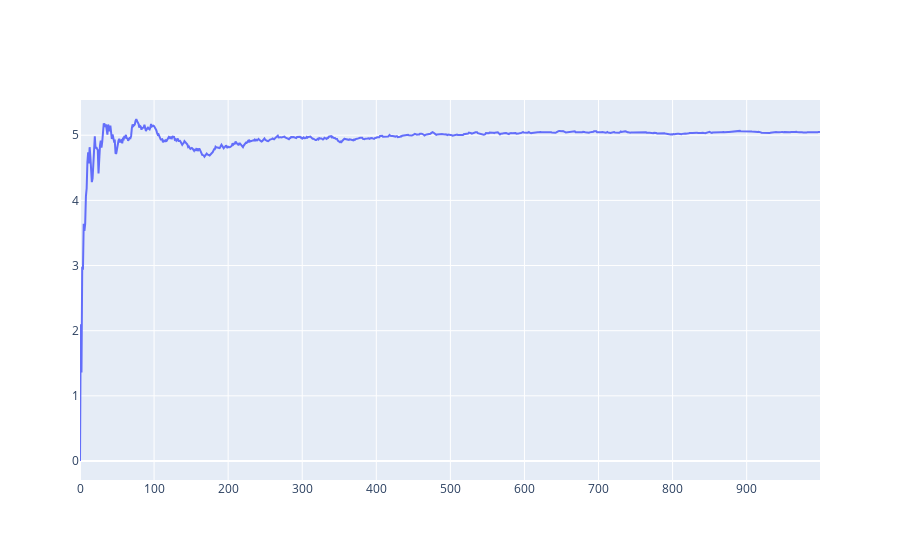

Notebook source saved alongside this figure:
### Markdown cell above
Note that what we are going to do isn't computationally efficient. That said, we want to see how Mn evolves as we increase the number of samples:

### Code cell
means = [0]

for index in range(1,NUMBER_OF_SAMPLES):
    current_mean = (means[index-1] *(index-1)/index) + (experiments[index]/index)
    means.append(current_mean) 

# Plot
fig = go.Figure(data=go.Scatter(x=x_axis, y=means))
fig.show()

### Figure 1 — Plotly figure (JSON) as saved in the notebook; plotly's stock layout.template omitted (floating-point values rounded to 4 significant figures; data arrays with more than 128 entries replaced by an {"elided": "..."} marker saying what was removed)
{"data": [{"type": "scatter", "x": {"elided": "1000 int values"}, "y": {"elided": "1000 float values"}}], "layout": {}}
